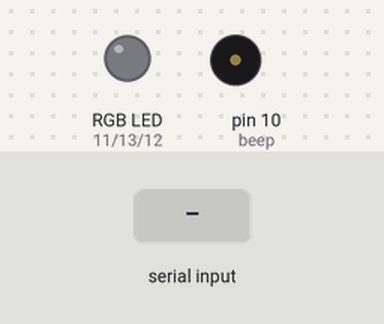
A sketch run on a simulated Arduino Uno, built with avr-gcc and run on an emulated ATmega328P. On the bench: an RGB LED mixed from three pins (HIGH = lit), buzzer (waves = sounding). Inputs (shaded band) come from the test bench.

Above: at 0.8 s.
0.9 s: "s" received over Serial
At 2.1 s:
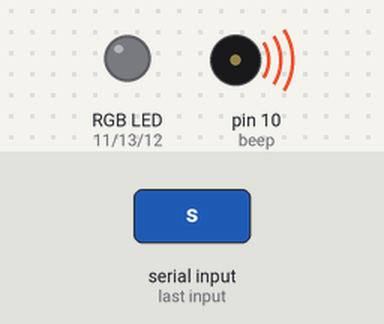
3.9 s: "p" received over Serial
At 4.8 s:
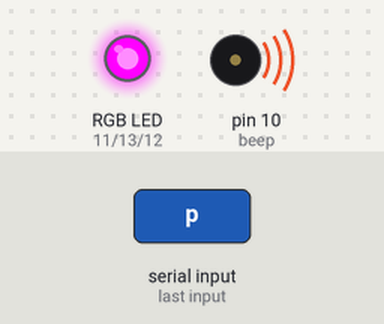
6.9 s: "g" received over Serial
At 8.0 s:
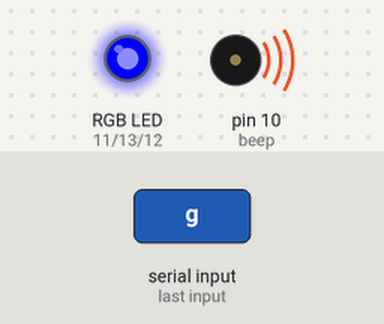
8.4 s: "b" received over Serial
At 9.1 s:
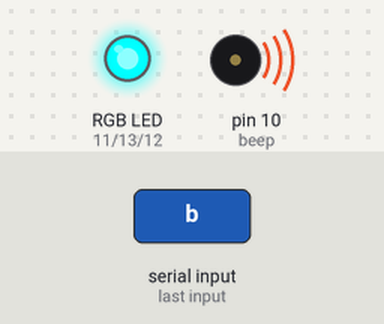
11.4 s: "g" received over Serial
At 13.6 s:
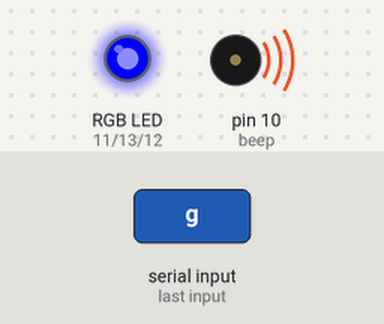
14.4 s: "n" received over Serial
Timing chart, 0 to 17.3 s (numbered marks = the images above; inputs shaded):
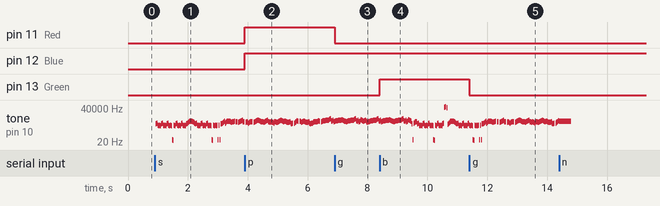

The sketch:

game_dj_slave.ino
```cpp
/*EE299 Project 4
 *
 * A game that plays with RGB LED.
 * Try to make it correct with senior monitor
 */
#include<MsTimer2.h>
#include<String.h>
#include<time.h>

//note define
#define xi0  31
#define do1  33
#define doS1 35
#define rui1  37
#define ruiS1 39
#define mi1  41
#define fa1  44
#define faS1 46
#define so1  49
#define soS1 52
#define la1  55
#define laS1 58
#define xi1  62
#define do2  65
#define doS2 69
#define rui2  73
#define ruiS2 78
#define mi2  82
#define fa2  87
#define faS2 93
#define so2  98
#define soS2 104
#define la2  110
#define laS2 117
#define xi2  123
#define do3  131
#define doS3 139
#define rui3  147
#define ruiS3 156
#define mi3  165
#define fa3  175
#define faS3 185
#define so3  196
#define soS3 208
#define la3  220
#define laS3 233
#define xi3  247
#define do4  262
#define doS4 277
#define rui4  294
#define ruiS4 311
#define mi4  330
#define fa4  349
#define faS4 370
#define so4  392
#define soS4 415
#define la4  440
#define laS4 466
#define xi4  494
#define do5  523
#define doS5 554
#define rui5  587
#define ruiS5 622
#define mi5  659
#define fa5  698
#define faS5 740
#define so5  784
#define soS5 831
#define la5  880
#define laS5 932
#define xi5  988
#define do6  1047
#define doS6 1109
#define rui6  1175
#define ruiS6 1245
#define mi6  1319
#define fa6  1397
#define faS6 1480
#define so6  1568
#define soS6 1661
#define la6  1760
#define laS6 1865
#define xi6  1976
#define do7  2093
#define doS7 2217
#define rui7  2349
#define ruiS7 2489
#define mi7  2637
#define fa7  2794
#define faS7 2960
#define so7  3136
#define soS7 3322
#define la7  3520
#define laS7 3729
#define xi7  3951
#define do8  4186
#define doS8 4435
#define rui8  4699
#define ruiS8 4978


//arrow define
#define NOINPUT -1

#define MAX_LEN 16
//Serial string
char c;
//timers period is 10ms
const int timer2_period = 30;
//ISP for timer2 interrupt
void T_Handler();

//pin define
int beep = 10;
int Red = 11;
int Green = 13;
int Blue = 12;


//variable for music play
int audio_ptr=0;
// use pace to modify your music duration
float pace=1.0;
//play_flag
int play_flag =0;
int go_flag = 0;
void color_clear();

void setup() {
  //setup
  MsTimer2::set(timer2_period,T_Handler);
  MsTimer2::start();
  pinMode(Red,OUTPUT);
  pinMode(Green,OUTPUT);
  pinMode(Blue,OUTPUT);
  pinMode(beep,OUTPUT);
  Serial.begin(9600);
    //melody
    int melody[300][2]=
{
    {rui6,200},{mi6,200},{la5,100},{so5,100},{la5,100},{so5,100},{rui6,200},{mi6,200},{la5,100},{so5,100},{la5,100},{so5,100},{rui6,200},{mi6,200},{la5,100},{so5,100},{la5,100},{so5,100},{do1,200},{xi0,200},{la5,200},{so5,200},
        {rui6,200},{mi6,200},{la5,100},{so5,100},{la5,100},{so5,100},{rui6,200},{mi6,200},{la5,100},{so5,100},{la5,100},{so5,100},
        {rui6,200},{mi6,200},{so6,200},{do7,200},{xi6,100},{do7,100},{xi6,100},{la6,100},{so6,200},{mi6,200},
        {rui6,200},{mi6,200},{la5,100},{so5,100},{la5,100},{so5,100},{rui6,200},{mi6,200},{la5,100},{so5,100},{la5,100},{so5,100},
        {rui6,200},{mi6,200},{la5,100},{so5,100},{la5,100},{so5,100},{do1,200},{xi0,200},{la5,200},{so5,200},
        {la5,200},{so5,100},{la5,100},{do1,200},{la5,100},{do1,100},{rui6,200},{rui6,100},{mi6,100},{so6,100},{do7,100},{mi6,100},{so6,100},
        {do7,400},{xi6,133},{do7,133},{xi6,133},{la6,200},{so6,200},{la6,400},{la6,200},{do7,200},{0,200},
        {la6,250},{la6,150},{0,50},{so6,100},{la6,200},{do7,200},{rui7,200},{mi7,200},
        {la6,250},{la6,150},{0,50},{so6,100},{la6,200},{so6,200},{mi6,200},{so6,200},
        {la6,250},{la6,150},{la6,150},{0,50},{so6,100},{la6,200},{do7,200},{rui7,200},{mi7,200},
        {mi7,400},{rui7,400},{do7,400},{la6,400},
        {la6,200},{la6,200},{so6,100},{la6,200},{do7,200},{rui7,200},{mi7,200},
        {la6,200},{la6,200},{so6,100},{la6,200},{so6,200},{so6,200},{mi6,200},
        {la6,200},{la6,200},{so6,100},{so6,200},{la6,200},{do7,200},{rui7,200},
        {mi7,400},{rui7,400},{do7,400},{la6,400},
        {do7,400},{xi6,400},{la6,400},{so6,400},
        {so6,200},{so6,100},{la6,100},{mi6,200},{rui6,200},{mi6,400},{0,200},
        {mi6,200},{so6,200},{la6,400},{rui7,400},{xi6,400},{0,200},
        {do7,400},{xi6,200},{so6,200},{la6,400},
        {do7,400},{xi6,400},{la6,400},{so6,400},
        {so6,200},{so6,100},{la6,100},{mi6,200},{rui6,200},{mi6,400},{mi6,200},{so6,200},
        {la6,200},{la6,200},{la6,200},{la6,200},{do7,400},{rui7,400},{xi6,400},{0,200},
        {la6,200},{do7,200},{rui7,200},{rui7,200},{rui7,200},{mi7,200},{mi7,400},{mi7,200},{mi7,200},
        {so7,200},{la7,200},{rui7,200},{do7,200},{mi7,400},{la6,200},{do7,200},
        {rui7,200},{rui7,200},{rui7,200},{mi7,200},{mi7,400},{mi7,200},{mi7,200},
        {fa7,200},{mi7,200},{rui7,200},{do7,200},{do7,400},{la6,200},{do7,200},
        {rui7,200},{rui7,200},{rui7,200},{mi7,200},{mi7,400},{mi7,200},{mi7,200},
        {so7,200},{la7,200},{rui7,200},{do7,200},{mi7,400},{la6,200},{do7,200},
              {fa7,400},{mi7,400},{rui7,400},{do7,400},{rui7,200},{mi7,200},{xi6,200},{so6,200},{la6,400},{la6,200},{do7,200},
              {rui7,200},{rui7,200},{rui7,200},{mi7,200},{mi7,400},{mi7,200},{mi7,200},
                            {so7,200},{la7,200},{rui7,200},{do7,200},{mi7,400},{la6,200},{do7,200},
                            {rui7,200},{rui7,200},{rui7,200},{mi7,200},{mi7,400},{mi7,200},{mi7,200},
                            {fa7,200},{mi7,200},{rui7,200},{do7,200},{do7,400},{la6,200},{do7,200},
                            {rui7,200},{rui7,200},{rui7,200},{mi7,200},{mi7,400},{mi7,200},{mi7,200},
                            {so7,200},{la7,200},{rui7,200},{do7,200},{mi7,400},{la6,200},{do7,200},
        {fa7,400},{mi7,400},{rui7,400},{do7,400},{rui6,200},{do1,200},{mi6,200},{so6,200},{la6,400},{0,0}
};

while(1)
{
  if (play_flag)
  {
    play_flag = 0;

    if (melody[audio_ptr][0] == 0 && melody[audio_ptr][1] == 0)
    {
      audio_ptr = 0;
    }
    else
    {
      tone(beep, melody[audio_ptr][0], melody[audio_ptr][1] * pace);
      audio_ptr++;
    }
  }

  while (Serial.available() > 0)
  {
    c = Serial.read();
    if (c=='s')
    {
      go_flag = 1;
    }
    if (c=='n')
    {
      go_flag = 0;
    }
    if (c == 'p')
    {
      color_clear();
      digitalWrite(Green, LOW);
    }
    else if (c == 'g')
    {
      color_clear();
      digitalWrite(Red, LOW);
      digitalWrite(Green,LOW);
    }
    else if (c == 'b')
    {
      color_clear();
      digitalWrite(Red, LOW);
    }

  }
}
}

void loop()
{
}
void T_Handler()
{
  if(go_flag)
  play_flag = 1;
}

void color_clear()
{
  digitalWrite(Red,HIGH);
  digitalWrite(Green,HIGH);
  digitalWrite(Blue,HIGH);
}
```

Measured:
- after the input at 0.9 s, tone on pin 10 (beep): plays 1175 Hz for 0.03 s, 1319 Hz for 0.03 s, 880 Hz for 0.03 s, 784 Hz for 0.03 s, 880 Hz for 0.03 s, 784 Hz for 0.03 s … (93 notes in this stretch), starting at once
- after the input at 3.9 s, pin 11 (Red), pin 12 (Blue): LOW → HIGH at once
- after the input at 6.9 s, pin 11 (Red): HIGH → LOW at once
- after the input at 8.4 s, pin 13 (Green): LOW → HIGH at once
- after the input at 11.4 s, pin 13 (Green): HIGH → LOW at once
